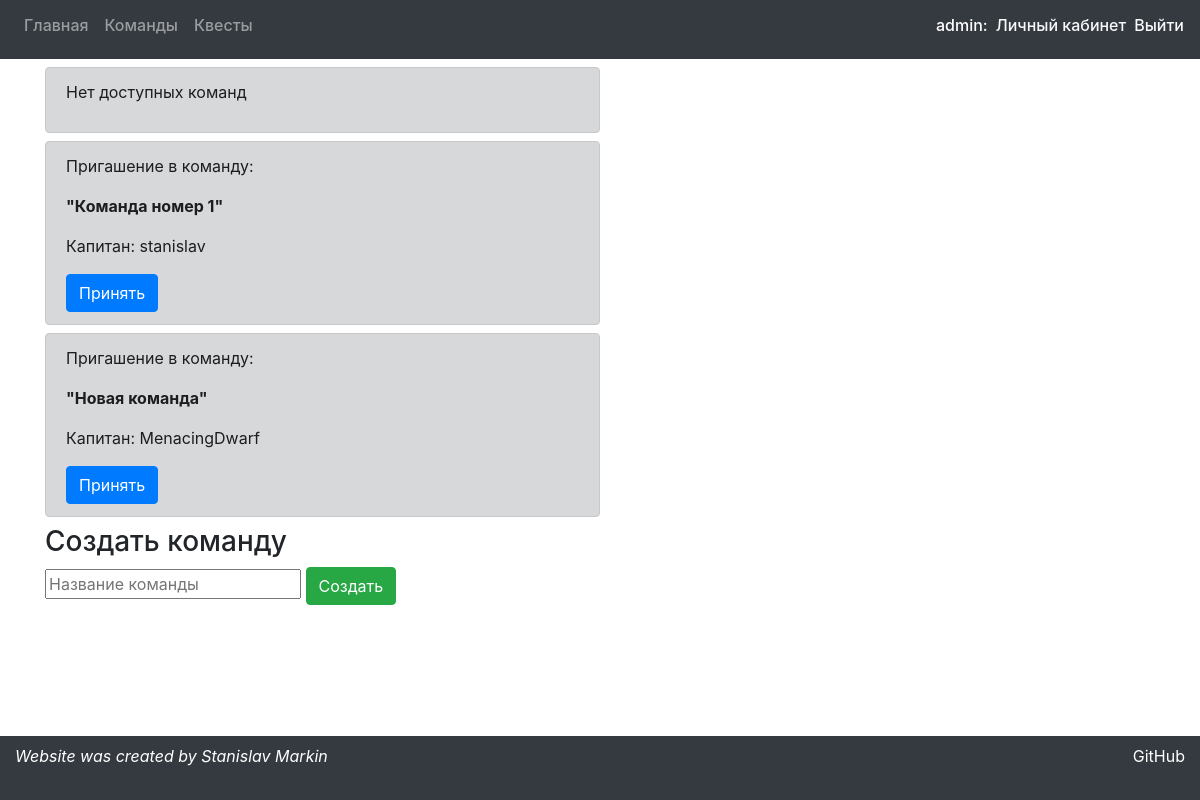
The app's page /teams (signed in) with its own data.
### preparationApp/models.py (models this page shows, shortened)
class Invite(models.Model):
    new_member = models.ForeignKey(User, models.CASCADE)
    team = models.ForeignKey(Team, models.CASCADE)
    class Meta:
        unique_together = (("new_member", "team"),)

class Team(models.Model):
    captain = models.ForeignKey(User, models.CASCADE, default=1)
    members = models.ManyToManyField(User, related_name='teams')
    title = models.CharField(max_length=30)

### preparationApp/views.py (the view)
# urls.py: path('teams', views.teams, name='teams'),
def teams(request):
    teams_list = list(filter(lambda t: get_user(request.user.username) in t.members.all(),
                             models.Team.objects.all()))
    invites_list = list(filter(lambda i: get_user(request.user.username) == i.new_member,
                               models.Invite.objects.all()))
    return render(request, 'preparationApp/teamsPage.html', {'teams_list': teams_list, 'invites_list': invites_list})

### preparationApp/views.py (called while the page is built)
def get_user(name):
    return User.objects.get(username=name)

### preparationApp/templates/preparationApp/teamsPage.html (shortened to what this page needs)
{%  extends 'preparationApp/mainWrapper.html' %}
{% block content %}
    {% if teams_list|length == 0 %}
        <div class="alert alert-dark w-50 mb-2">
            <p>Нет доступных команд</p>
        </div>
    {% endif %}
    {% for invite in invites_list %}
        <div class="alert alert-dark w-50 mb-2">
            <p>Пригашение в команду:</p> <p><b>"{{ invite.team.title }}"</b></p>
            <p>Капитан: {{ invite.team.captain }}</p>
            <a class="btn btn-primary" href="/teams/accept/invite/{{ invite.id }}">Принять</a>
        </div>
    {% endfor %}
    <h3>Создать команду</h3>
    <form action="teams/add/team" method="post">{% csrf_token %}
        <input type="text" placeholder="Название команды" name="title">
        <input type="submit" class="btn btn-success" value="Создать">
    </form>
{% endblock %}

### preparationApp/templates/preparationApp/mainWrapper.html (shortened to what this page needs)
<!DOCTYPE html>
<html lang="en">
<head>
    {% load staticfiles %}
    <link rel="stylesheet" href="{% static 'bootstrap/css/bootstrap.css' %}" type="text/css">
</head>
<body>
    <nav class="navbar navbar-expand-lg navbar-dark bg-dark mb-2">
        <div class="collapse navbar-collapse">
            <ul class="navbar-nav">
                <li class="nav-item"><a class="nav-link h6" href="/">Главная</a></li>
                <li class="nav-item"><a class="nav-link h6" href="/teams">Команды</a></li>
                <li class="nav-item"><a class="nav-link h6" href="/quests">Квесты</a></li>
            </ul>
        </div>
        {% if user.is_authenticated %}
            <span class="h6 text-white float-right mr-2">{{ user.username }}: </span>
            <a class="text-light mr-2 h6 float-right" href="/personal">Личный кабинет</a></li>
            <a class="text-light h6 float-right" href="/logout/">Выйти</a></li>
        {% else %}
            <a class="text-light mr-2 h6 float-right" href="/login">Войти</a></li>
            <a class="text-light h6 float-right" href="/register">Регистрация</a></li>
        {% endif %}
    </nav>
    <div class="container">
    {% block content %}
    {% endblock %}
    </div>
    <footer style="height: 4rem;" class="container-fluid fixed-bottom bg-dark text-white pt-2">
		<div class="float-left font-italic ">
			Website was created by Stanislav Markin
		</div>
        <a target="_blank" href="https://github.com/MenacingDwarf/NightQuest" class=" text-white float-right">GitHub</a>
	</footer>
</body>
</html>

### records on screen
Invite: team "Команда номер 1", team.captain "stanislav"
Invite: team "Новая команда", team.captain "MenacingDwarf"

### other values on screen
{{ user.username }} "admin"
